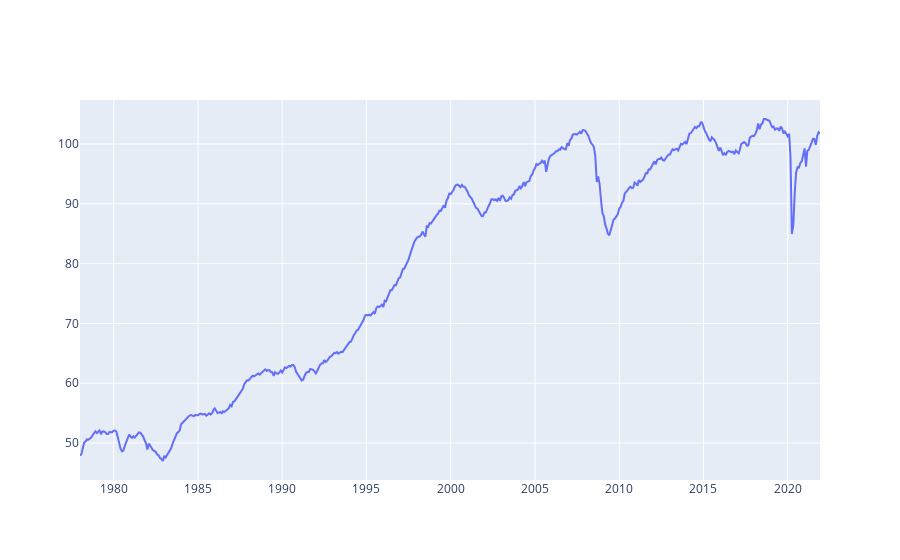

This figure's notebook cell:
### Code cell
fig = go.Figure([go.Scatter(x=df['TIME'], y=df['Industrial Production'])])
fig.show()

### Figure 1 — Plotly figure (JSON) as saved in the notebook; plotly's stock layout.template omitted (floating-point values rounded to 4 significant figures; data arrays with more than 128 entries replaced by an {"elided": "..."} marker saying what was removed)
{"data": [{"type": "scatter", "x": {"elided": "528 str values"}, "y": {"elided": "528 float values"}}], "layout": {}}
